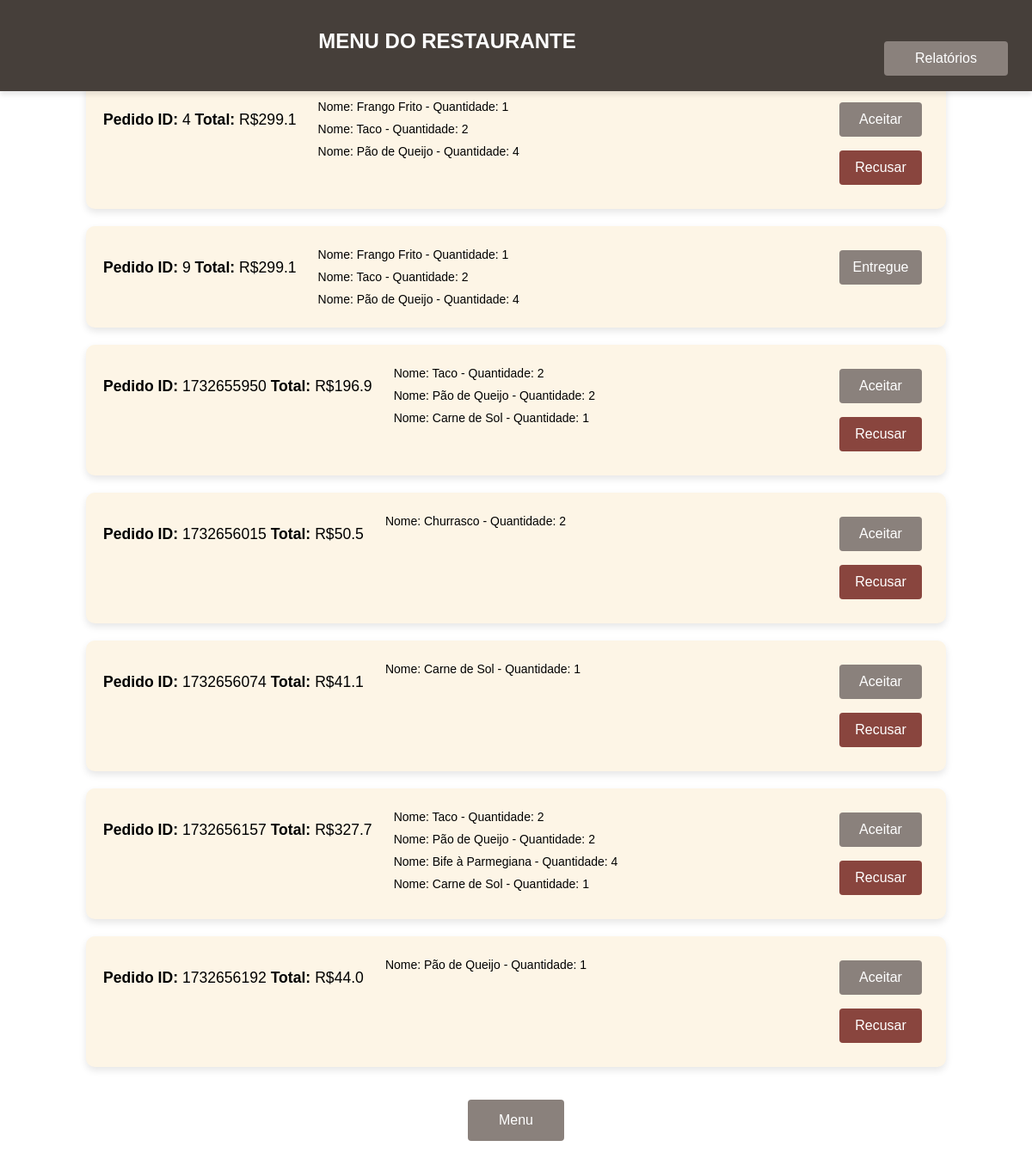
Screenshot of /pedidos (signed in) with the database file from the repository.
### tables this page shows
CREATE TABLE pedido (
                        id INTEGER PRIMARY KEY AUTOINCREMENT,
                        usuario TEXT NOT NULL,
                        id_restaurante INTEGER NOT NULL,
                        id_produto INTEGER NOT NULL,
                        quantidade INTEGER NOT NULL,
                        preco INTEGER NOT NULL,
                        total FLOAT NOT NULL,
                        id_pedido INTEGER NOT NULL,
                        status TEXT DEFAULT 'criado',
                        FOREIGN KEY (usuario) REFERENCES usuario(nome),
                        FOREIGN KEY (id_restaurante) REFERENCES restaurante(id),
                        FOREIGN KEY (id_produto) REFERENCES produto(id)
                    );

CREATE TABLE produto (
                        id INTEGER PRIMARY KEY AUTOINCREMENT,
                        nome TEXT NOT NULL,
                        preco FLOAT NOT NULL,
                        id_restaurante INTEGER NOT NULL,
                        FOREIGN KEY (id_restaurante) REFERENCES restaurante(id) 
                    );

### flaskServer.py (the view)
@flask_app.route('/pedidos')
def pedidos():
    restaurante = Singleton().get_current_restaurant_flask()
    admin = Singleton().get_current_admin()
    if restaurante:
        p_pedidos = my_db.get_pedido_id(restaurante.pk)
        pedidos_info = []  # Lista para armazenar informações de pedidos
        for pedido_id in p_pedidos:
            pedido_id = pedido_id[0]  # ID do pedido
            total = my_db.get_pedido_total(pedido_id)  # pega o total do pedido
            status = my_db.get_pedido_status_by_pedido(pedido_id)
            products = my_db.get_product_name(pedido_id)  # Obtém os produtos do pedido atual
            products_info = []  # Lista para os produtos desse pedido
            for product in products:
                nome = product[0]
                quantidade = product[1]
                products_info.append({'nome': nome, 'quantidade': quantidade})
            pedidos_info.append({'id_pedido': pedido_id,'total': total,'status': status,'product_info': products_info})
        return render_template('pedidos.html', pedidos=pedidos_info, is_admin=False, logged_in=True)
    elif admin:
        return render_template('pedidos.html', pedidos=[], is_admin=True, logged_in=True)
    else:
        return render_template('pedidos.html', pedidos=[], is_admin=False, logged_in=False)

### database/db.py (called while the page is built)
    def get_pedido_id(self, id_restaurante: int):
        cur = self.connection.cursor()
        cur.execute('''
                        SELECT DISTINCT p.id_pedido
                        FROM pedido p
                        WHERE p.status NOT IN ('recusado', 'entregue') AND id_restaurante = ?
                        ''', (id_restaurante,))
        records = cur.fetchall()
        return records

    def get_product_name(self, id_pedido: int):
        cur = self.connection.cursor()
        cur.execute('''
                    SELECT pd.nome, p.quantidade, p.id_pedido
                    FROM pedido p
                    LEFT JOIN produto pd ON p.id_produto = pd.id
                    WHERE p.id_pedido = ?
        ''', (id_pedido,))
        records = cur.fetchall()
        return records

    def get_pedido_total(self, id_pedido: int):
        cur = self.connection.cursor()
        cur.execute('''
                    SELECT ROUND(SUM(p.total), 2)
                    FROM pedido p
                    WHERE id_pedido = ?
                    GROUP BY p.id_pedido
        ''', (id_pedido,))
        record = cur.fetchone()
        return record[0]

    def get_pedido_status_by_pedido(self, id_pedido: int):
        cur = self.connection.cursor()
        cur.execute('''
                    SELECT DISTINCT p.status
                    FROM pedido p
                    WHERE id_pedido = ?
        ''', (id_pedido,))
        record = cur.fetchone()
        return record[0] if record else None

### utils/singleton.py (called while the page is built, shortened)
    def __new__(cls):
        return cls._instance

    def get_current_restaurant_flask(self):
        return self.current_restaurant_flask

    def get_current_admin(self):
        return self.current_admin

### templates/pedidos.html (shortened to what this page needs)
<!DOCTYPE html>
<html lang="pt-br">
<head>
    <link rel="stylesheet" href="{{ url_for('static', filename='css/pedidos.css') }}"/>
</head>
<body>
    {% if not logged_in %}
    <div class="login-container">
        <h2 class="title">Você não está logado</h2>
        <a href="{{ url_for('logout') }}">
            <button class="index-button"> Menu </button>
        </a>
    </div>
    {% else %}
        <div class="appbar">
            <div class="appbar-title">
                <p>Menu do Restaurante</p>
            </div>
            <a href="{{ url_for('relatorios_restaurante') }}" class="link-relatorios_restaurante">
                <button class="relatorios-button">Relatórios</button>
            </a>
        </div>
        <div class="container">
            <ul class="pedido-lista">
                {% for pedido in pedidos %}
                <li class="pedido-item">
                    <div class="pedido-actions">
                        <p>
                            <strong>Pedido ID:</strong> {{ pedido.id_pedido }}
                            <strong>Total:</strong> R${{ pedido.total }}
                        </p>
                        <ul>
                            {% for product in pedido.product_info %}
                            <li>
                                Nome: {{ product.nome }} - Quantidade: {{ product.quantidade }}
                            </li>
                            {% endfor %}
                        </ul>
                    </div>
                    {% if pedido.status == 'criado' %}
                    <div>
                        <form action="{{ url_for('alterar_status', pedido_id=pedido.id_pedido, novo_status='aceito') }}" method="post">
                            <button type="submit" class="accept-button">Aceitar</button>
                        </form>
                        <form action="{{ url_for('alterar_status', pedido_id=pedido.id_pedido, novo_status='recusado') }}" method="post">
                            <button type="submit" class="reject-button">Recusar</button>
                        </form>
                    </div>
                    {% elif pedido.status == 'aceito' %}
                    <div>
                        <form action="{{ url_for('alterar_status', pedido_id=pedido.id_pedido, novo_status='saiu_para_entrega') }}" method="post">
                            <button type="submit" class="accept-button">Saiu para entrega</button>
                        </form>
                    </div>
                    {% elif pedido.status == 'saiu para entrega' %}
                    <div>
                        <form action="{{ url_for('alterar_status', pedido_id=pedido.id_pedido, novo_status='entregue') }}" method="post">
                            <button type="submit" class="accept-button">Entregue</button>
                        </form>
                    </div>
                    {% endif %}
                </li>
                {% endfor %}
            </ul>
            <div class="buttons">
                <a href="{{ url_for('index') }}" class="link-index">
                    <button class="index-button"> Menu </button>
                </a>
            </div>
        </div>
    {% endif %}
</body>
</html>

### static/css/pedidos.css (style rules this page uses)
body { font-family: Arial, sans-serif; background-color: white; display: flex; justify-content: center; align-items: center; overflow-y: auto; }
.appbar { width: 100%; background-color: #463F3A; padding: 10px 20px; display: flex; justify-content: flex-end; box-shadow: 0 4px 6px rgba(0, 0, 0, 0.1); position: fixed; top: 0; left: 0; z-index: 1000; box-sizing: border-box; }
.appbar-title { flex-grow: 1; text-align: center; color: white; font-size: 1.5rem; font-weight: bold; text-transform: uppercase; }
.container { display: flex; justify-content: center; align-items: center; flex-direction: column; margin: 2rem; margin-top: 5%; padding: 1.5rem; }
.pedido-lista { margin: 0; padding: 0; list-style: none; display: flex; flex-direction: column; gap: 20px; }
.pedido-item { background-color: oldlace; border-radius: 10px; box-shadow: 0 4px 8px rgba(0, 0, 0, 0.1); padding: 20px; width: 80vw; text-align: left; font-size: 1.1rem; transition: transform 0.2s ease, box-shadow 0.2s ease; }
.pedido-actions { display: flex; gap: 10px; justify-content: space-between; }
ul { list-style: none; padding-left: 15px; margin: 0; }
ul li { display: flex; justify-content: space-between; font-size: 14px; padding: 5px 0; }
.accept-button, .reject-button { width: 6rem; height: 2.5rem; padding: 0.5rem; margin: 0.5rem; background-color: #8A817C; color: white; border: none; border-radius: 4px; font-size: 1rem; cursor: pointer; }
.reject-button { background-color: #89453e; }
a { margin-top: 30px; color: #007BFF; text-decoration: none; }
.index-button { width: 7rem; height: 3rem; padding: 0.8rem; margin: 0.5rem; background-color: #8A817C; color: white; border: none; border-radius: 4px; font-size: 1rem; cursor: pointer; }
.relatorios-button { width: 9rem; height: 2.5rem; padding: 0.5rem; margin: 0.5rem; background-color: #8A817C; color: white; border: none; border-radius: 4px; font-size: 1rem; cursor: pointer; }
.buttons { display: flex; justify-content: center; align-items: center; flex-direction: row; }

### rows the page displays
pedido: nome "Frango Frito", quantidade "1"
pedido: nome "Taco", quantidade "2"
pedido: nome "Pão de Queijo", quantidade "4"
pedido: nome "Frango Frito", quantidade "1"
pedido: nome "Taco", quantidade "2"
pedido: nome "Pão de Queijo", quantidade "4"
pedido: nome "Taco", quantidade "2"
pedido: nome "Pão de Queijo", quantidade "2"
pedido: nome "Carne de Sol", quantidade "1"
pedido: nome "Churrasco", quantidade "2"
pedido: nome "Carne de Sol", quantidade "1"
pedido: nome "Taco", quantidade "2"
pedido: nome "Pão de Queijo", quantidade "2"
pedido: nome "Bife à Parmegiana", quantidade "4"
pedido: nome "Carne de Sol", quantidade "1"
pedido: nome "Pão de Queijo", quantidade "1"

### other values shown
{{ pedido.id_pedido }} "4" "9" "1732655950" "1732656015" "1732656074" "1732656157" "1732656192"
{{ pedido.total }} "299.1" "299.1" "196.9" "50.5" "41.1" "327.7" "44.0"
